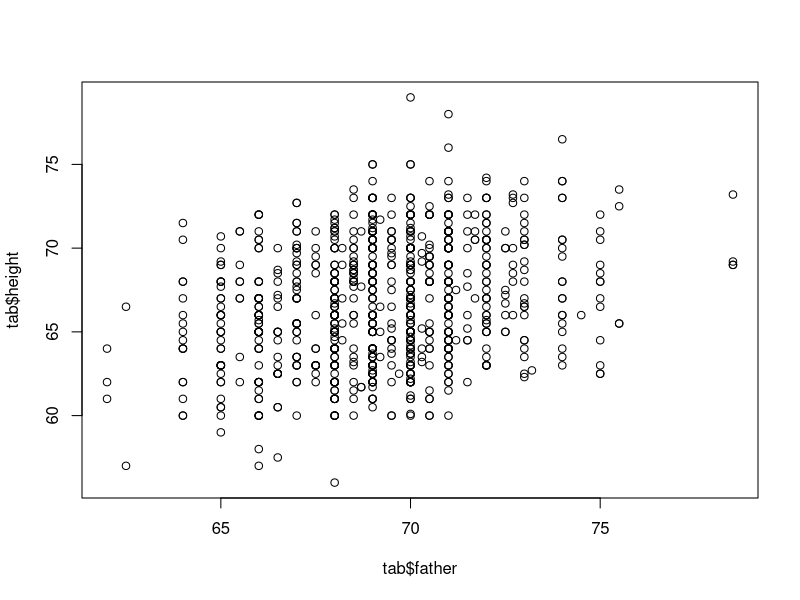
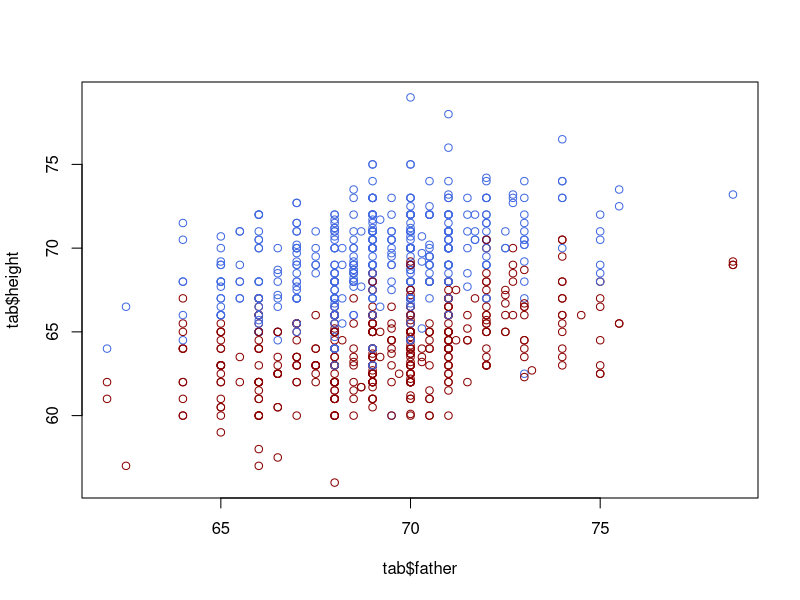
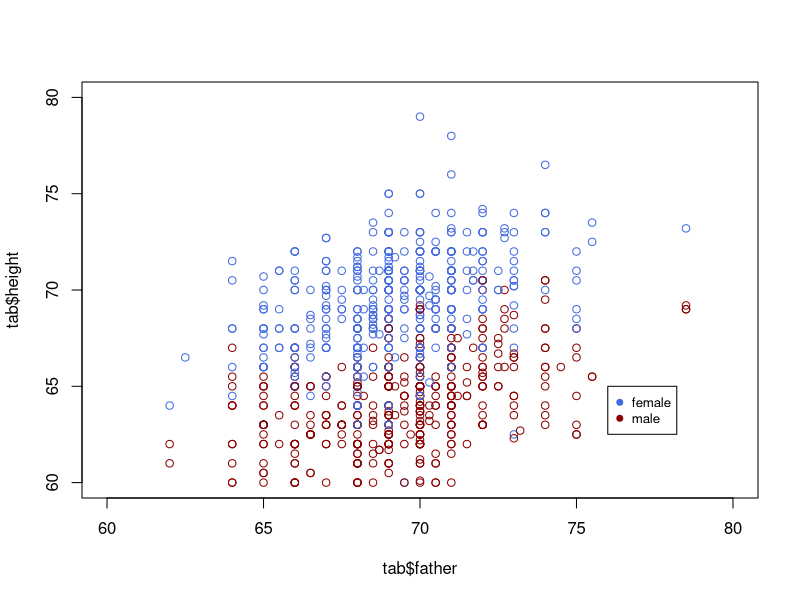

R code for these plots, in order:
## ---- chunk 1
knitr::opts_chunk$set(echo = TRUE)
## ---- chunk 2
## Data from  https://github.com/thomas-haslwanter/statsintro_python/blob/master/ISP/Code_Quantlets/08_TestsMeanValues/anovaOneway/galton.csv
tab<-read.csv("data/galton.csv")
head(tab)
## ---- chunk 3
plot(tab$father, tab$height)
## ---- chunk 4
col_info = ifelse(tab$sex=="M", "royalblue", "darkred")
plot(tab$father, tab$height, col=col_info)
## ---- chunk 5
col_info = ifelse(tab$sex=="M", "royalblue", "darkred")
plot(tab$father, tab$height, col=col_info, xlim=c(60, 80), ylim=c(60, 80))
legend(76, 65,pch=c(19,19),col=c("royalblue", "darkred"),c("female", "male"),bty="o",cex=.8)

